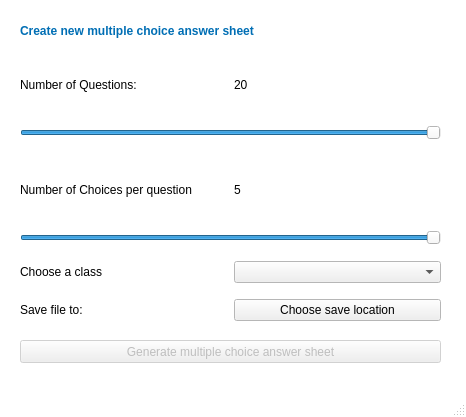
<?xml version="1.0" encoding="UTF-8"?>
<ui version="4.0">
 <class>MainWindow</class>
 <widget class="QMainWindow" name="MainWindow">
  <property name="geometry">
   <rect>
    <x>0</x>
    <y>0</y>
    <width>466</width>
    <height>417</height>
   </rect>
  </property>
  <property name="palette">
   <palette>
    <active>
     <colorrole role="Base">
      <brush brushstyle="SolidPattern">
       <color alpha="255">
        <red>255</red>
        <green>255</green>
        <blue>255</blue>
       </color>
      </brush>
     </colorrole>
     <colorrole role="Window">
      <brush brushstyle="SolidPattern">
       <color alpha="255">
        <red>255</red>
        <green>255</green>
        <blue>255</blue>
       </color>
      </brush>
     </colorrole>
    </active>
    <inactive>
     <colorrole role="Base">
      <brush brushstyle="SolidPattern">
       <color alpha="255">
        <red>255</red>
        <green>255</green>
        <blue>255</blue>
       </color>
      </brush>
     </colorrole>
     <colorrole role="Window">
      <brush brushstyle="SolidPattern">
       <color alpha="255">
        <red>255</red>
        <green>255</green>
        <blue>255</blue>
       </color>
      </brush>
     </colorrole>
    </inactive>
    <disabled>
     <colorrole role="Base">
      <brush brushstyle="SolidPattern">
       <color alpha="255">
        <red>255</red>
        <green>255</green>
        <blue>255</blue>
       </color>
      </brush>
     </colorrole>
     <colorrole role="Window">
      <brush brushstyle="SolidPattern">
       <color alpha="255">
        <red>255</red>
        <green>255</green>
        <blue>255</blue>
       </color>
      </brush>
     </colorrole>
    </disabled>
   </palette>
  </property>
  <property name="windowTitle">
   <string>Answer Sheet Generator</string>
  </property>
  <property name="autoFillBackground">
   <bool>true</bool>
  </property>
  <widget class="QWidget" name="centralwidget">
   <widget class="QWidget" name="verticalLayoutWidget">
    <property name="geometry">
     <rect>
      <x>20</x>
      <y>50</y>
      <width>421</width>
      <height>271</height>
     </rect>
    </property>
    <layout class="QVBoxLayout" name="verticalLayout">
     <item>
      <layout class="QHBoxLayout" name="horizontalLayout">
       <item>
        <widget class="QLabel" name="label_2">
         <property name="sizePolicy">
          <sizepolicy hsizetype="Preferred" vsizetype="Preferred">
           <horstretch>0</horstretch>
           <verstretch>0</verstretch>
          </sizepolicy>
         </property>
         <property name="text">
          <string>Number of Questions:</string>
         </property>
        </widget>
       </item>
       <item>
        <widget class="QLabel" name="label_numquestions">
         <property name="text">
          <string>20</string>
         </property>
        </widget>
       </item>
      </layout>
     </item>
     <item>
      <widget class="QSlider" name="slider_questions">
       <property name="sizePolicy">
        <sizepolicy hsizetype="Preferred" vsizetype="Fixed">
         <horstretch>0</horstretch>
         <verstretch>0</verstretch>
        </sizepolicy>
       </property>
       <property name="minimum">
        <number>1</number>
       </property>
       <property name="maximum">
        <number>20</number>
       </property>
       <property name="value">
        <number>20</number>
       </property>
       <property name="orientation">
        <enum>Qt::Horizontal</enum>
       </property>
      </widget>
     </item>
     <item>
      <spacer name="verticalSpacer">
       <property name="orientation">
        <enum>Qt::Vertical</enum>
       </property>
       <property name="sizeType">
        <enum>QSizePolicy::Fixed</enum>
       </property>
       <property name="sizeHint" stdset="0">
        <size>
         <width>20</width>
         <height>10</height>
        </size>
       </property>
      </spacer>
     </item>
     <item>
      <layout class="QHBoxLayout" name="horizontalLayout_2">
       <item>
        <widget class="QLabel" name="label_3">
         <property name="text">
          <string>Number of Choices per question</string>
         </property>
        </widget>
       </item>
       <item>
        <widget class="QLabel" name="label_numoptions">
         <property name="text">
          <string>5</string>
         </property>
        </widget>
       </item>
      </layout>
     </item>
     <item>
      <widget class="QSlider" name="slider_numoptions">
       <property name="sizePolicy">
        <sizepolicy hsizetype="Preferred" vsizetype="Fixed">
         <horstretch>0</horstretch>
         <verstretch>0</verstretch>
        </sizepolicy>
       </property>
       <property name="minimum">
        <number>1</number>
       </property>
       <property name="maximum">
        <number>5</number>
       </property>
       <property name="value">
        <number>5</number>
       </property>
       <property name="orientation">
        <enum>Qt::Horizontal</enum>
       </property>
      </widget>
     </item>
     <item>
      <spacer name="verticalSpacer_2">
       <property name="orientation">
        <enum>Qt::Vertical</enum>
       </property>
       <property name="sizeType">
        <enum>QSizePolicy::Fixed</enum>
       </property>
       <property name="sizeHint" stdset="0">
        <size>
         <width>20</width>
         <height>10</height>
        </size>
       </property>
      </spacer>
     </item>
     <item>
      <layout class="QHBoxLayout" name="horizontalLayout_3">
       <item>
        <widget class="QLabel" name="label_4">
         <property name="text">
          <string>Choose a class </string>
         </property>
        </widget>
       </item>
       <item>
        <widget class="QComboBox" name="comboBox_classes"/>
       </item>
      </layout>
     </item>
     <item>
      <spacer name="verticalSpacer_3">
       <property name="orientation">
        <enum>Qt::Vertical</enum>
       </property>
       <property name="sizeType">
        <enum>QSizePolicy::Fixed</enum>
       </property>
       <property name="sizeHint" stdset="0">
        <size>
         <width>20</width>
         <height>10</height>
        </size>
       </property>
      </spacer>
     </item>
     <item>
      <layout class="QHBoxLayout" name="horizontalLayout_5">
       <item>
        <widget class="QLabel" name="label_7">
         <property name="text">
          <string>Save file to:</string>
         </property>
        </widget>
       </item>
       <item>
        <widget class="QPushButton" name="button_save">
         <property name="text">
          <string>Choose save location</string>
         </property>
        </widget>
       </item>
      </layout>
     </item>
    </layout>
   </widget>
   <widget class="QPushButton" name="button_generate">
    <property name="enabled">
     <bool>false</bool>
    </property>
    <property name="geometry">
     <rect>
      <x>20</x>
      <y>340</y>
      <width>421</width>
      <height>23</height>
     </rect>
    </property>
    <property name="text">
     <string>Generate multiple choice answer sheet</string>
    </property>
   </widget>
   <widget class="QLabel" name="text_title_2">
    <property name="geometry">
     <rect>
      <x>20</x>
      <y>20</y>
      <width>241</width>
      <height>21</height>
     </rect>
    </property>
    <property name="palette">
     <palette>
      <active>
       <colorrole role="WindowText">
        <brush brushstyle="SolidPattern">
         <color alpha="255">
          <red>0</red>
          <green>110</green>
          <blue>180</blue>
         </color>
        </brush>
       </colorrole>
       <colorrole role="Text">
        <brush brushstyle="SolidPattern">
         <color alpha="255">
          <red>0</red>
          <green>110</green>
          <blue>180</blue>
         </color>
        </brush>
       </colorrole>
      </active>
      <inactive>
       <colorrole role="WindowText">
        <brush brushstyle="SolidPattern">
         <color alpha="255">
          <red>0</red>
          <green>110</green>
          <blue>180</blue>
         </color>
        </brush>
       </colorrole>
       <colorrole role="Text">
        <brush brushstyle="SolidPattern">
         <color alpha="255">
          <red>0</red>
          <green>110</green>
          <blue>180</blue>
         </color>
        </brush>
       </colorrole>
      </inactive>
      <disabled>
       <colorrole role="WindowText">
        <brush brushstyle="SolidPattern">
         <color alpha="255">
          <red>120</red>
          <green>120</green>
          <blue>120</blue>
         </color>
        </brush>
       </colorrole>
       <colorrole role="Text">
        <brush brushstyle="SolidPattern">
         <color alpha="255">
          <red>120</red>
          <green>120</green>
          <blue>120</blue>
         </color>
        </brush>
       </colorrole>
      </disabled>
     </palette>
    </property>
    <property name="font">
     <font>
      <weight>75</weight>
      <bold>true</bold>
     </font>
    </property>
    <property name="autoFillBackground">
     <bool>true</bool>
    </property>
    <property name="text">
     <string>Create new multiple choice answer sheet</string>
    </property>
   </widget>
  </widget>
  <widget class="QMenuBar" name="menubar">
   <property name="geometry">
    <rect>
     <x>0</x>
     <y>0</y>
     <width>466</width>
     <height>21</height>
    </rect>
   </property>
  </widget>
  <widget class="QStatusBar" name="statusbar"/>
 </widget>
 <resources/>
 <connections/>
</ui>
